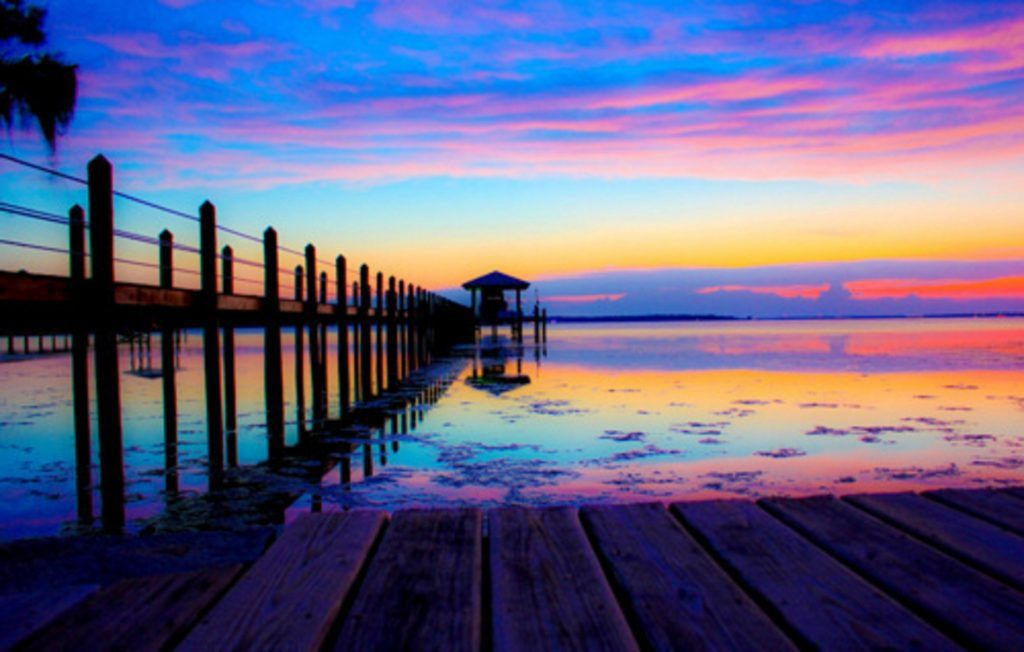
#> input picture tarde.jpg, 1024 x 652 px
$ python 'Taller 5.py'
#> lines starting #> are read from the running program, lines starting #| are printed output that depends on the picture; after the words box and inside, x2 and y2 are one past the last pixel; in counts of white or black regions, pixels touching at a corner belong together
import cv2
import numpy as np
import matplotlib.pyplot as plt
from skimage import io


# Punto 1
def subimg(pos, title, img):
    grilla = int(str(22) + str(pos))

    plt.subplot( grilla )
    plt.title( title )
    plt.imshow( img )

def brillo(img, fac):
    return img * fac + (1 - fac)

imagen = io.imread('tarde.jpg') / 255

con = np.copy( imagen )

subimg(1, 'Imagen Original', imagen)
subimg(2, 'Brillo 0.2', brillo( con, 0.2 ))
subimg(3, 'Brillo 0.5', brillo( con, 0.5 ))
subimg(4, 'Brillo 0.8', brillo( con, 0.8 ))

plt.show()

# Punto 2
def subimg(pos, title, img):
    grilla = int(str(33) + str(pos))

    plt.subplot( grilla )
    plt.title( title )
    plt.imshow( img )

def brillo(img, fac):
    return img * fac + (1 - fac)

def canal(img, can, fac):
#> called with can = 0, fac = 0.2
    img_2 = np.copy(img)
    for i in range(0,3):
        if i != can:
            img_2[:,:,i] = 0

    return brillo(img_2, fac)

imagen = io.imread('tarde.jpg') / 255

imagen_2 = np.copy( imagen )

subimg(1, 'Canal Rojo-Brillo 0.2', canal( imagen_2, 0, 0.2 ))
#> in subimg, `grilla = int(str(33) + str(pos))`: grilla = 331
subimg(2, 'Canal Rojo-Brillo 0.5', canal( imagen_2, 0, 0.5 ))
subimg(3, 'Canal Rojo-Brillo 0.8', canal( imagen_2, 0, 0.8 ))
subimg(4, 'Canal Verde-Brillo 0.2', canal( imagen_2, 1, 0.2 ))
#> call 4 of canal, with can = 1, fac = 0.2
#> after the loop in canal (call 4), `for i in range(0,3):`:
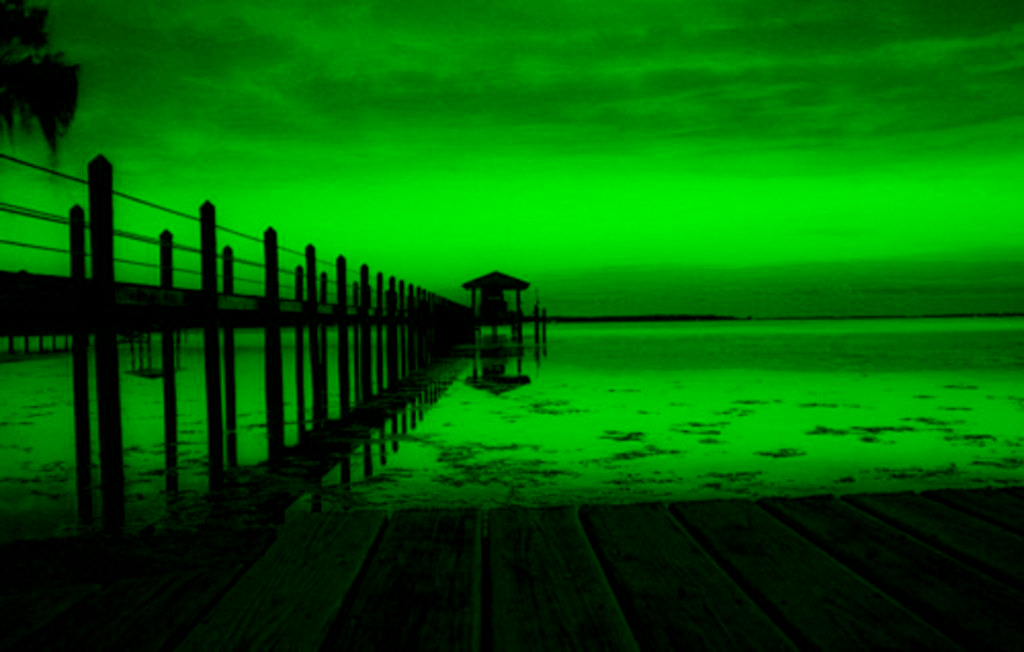
#> img_2: shape (652, 1024, 3) float64; mean R, G, B 0, 0.385, 0
subimg(5, 'Canal Verde-Brillo 0.5', canal( imagen_2, 1, 0.5 ))
subimg(6, 'Canal Verde-Brillo 0.2', canal( imagen_2, 1, 0.8 ))
subimg(7, 'Canal Azul-Brillo 0.2', canal( imagen_2, 2, 0.2 ))
#> after the loop in canal (call 7), `for i in range(0,3):`:
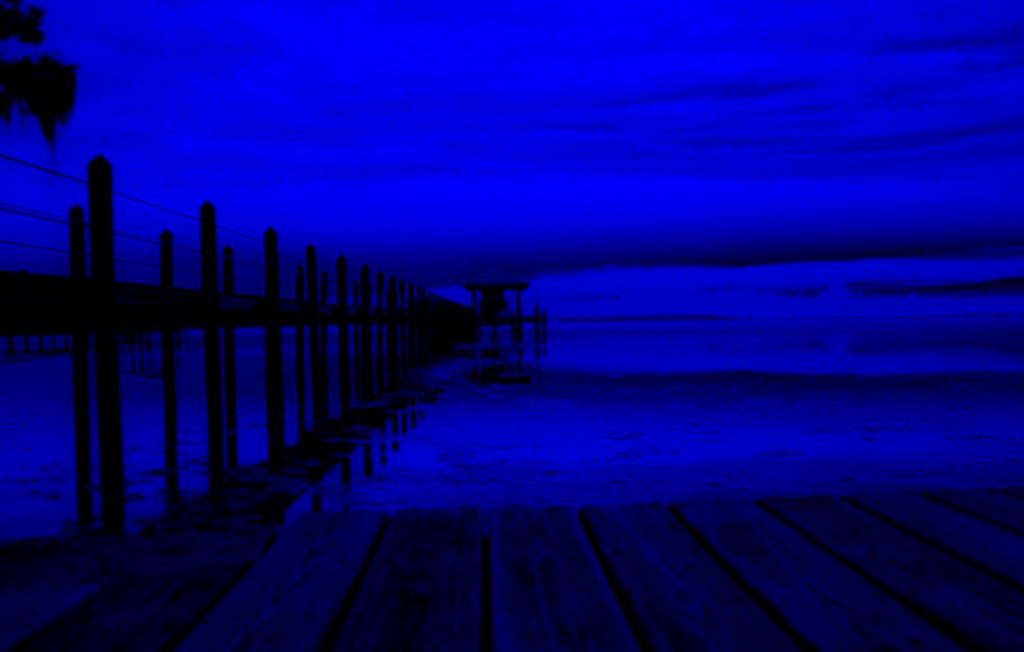
#> img_2: shape (652, 1024, 3) float64; mean R, G, B 0, 0, 0.526
subimg(8, 'Canal Azul-Brillo 0.5', canal( imagen_2, 2, 0.5 ))
#> in brillo (call 8), `return img * fac + (1 - fac)`:
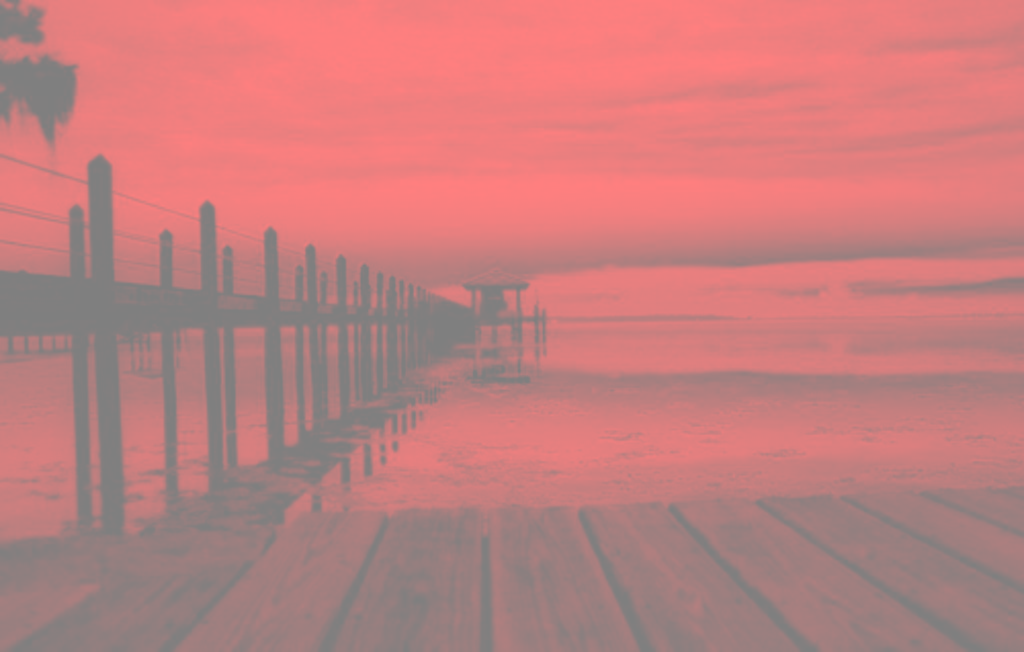
#> returned value: shape (652, 1024, 3) float64; mean of channels 0, 1, 2 0.5, 0.5, 0.763; drawn as B, G, R
subimg(9, 'Canal Azul-Brillo 0.8', canal( imagen_2, 2, 0.8 ))
#> in brillo (call 9), `return img * fac + (1 - fac)`:
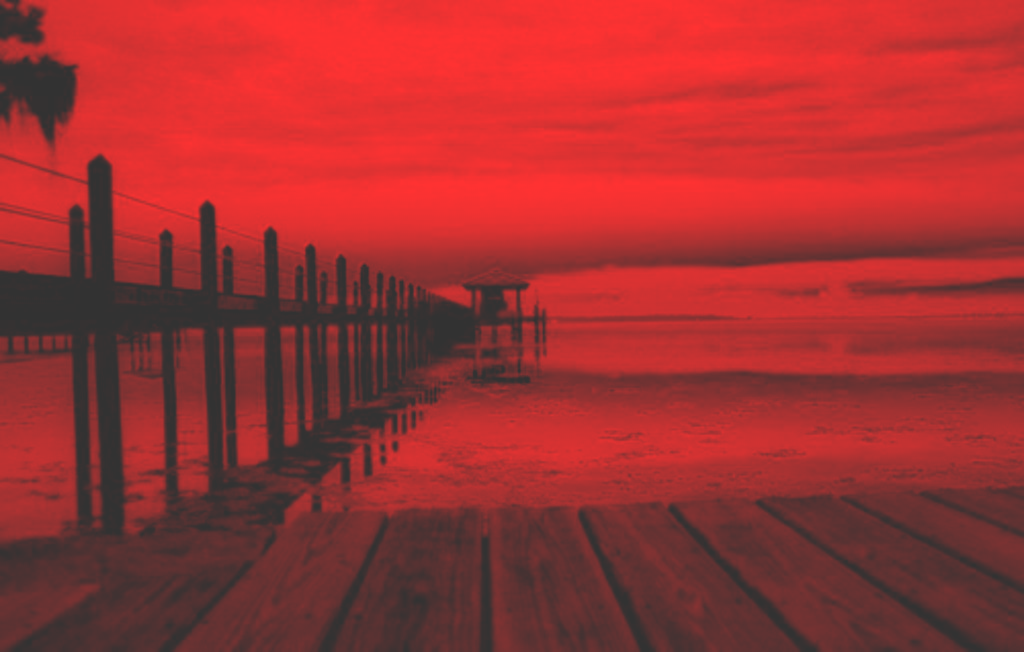
#> returned value: shape (652, 1024, 3) float64; mean of channels 0, 1, 2 0.2, 0.2, 0.621; drawn as B, G, R

plt.show()

# Punto 3
def subimg(pos, title, img):
    grilla = int(str(22) + str(pos))

    plt.subplot( grilla )
    plt.title( title )
    plt.imshow( img )

def contra(img, fac):
#> called with fac = 0.1
    return img + fac
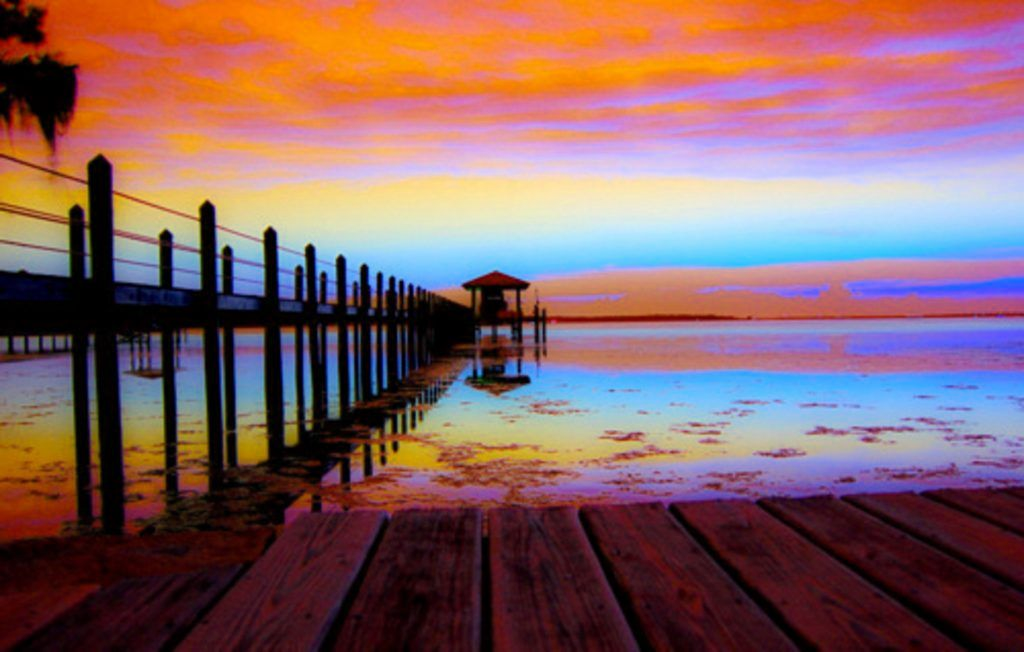
#> returned value: shape (652, 1024, 3) float64; mean of channels 0, 1, 2 0.497, 0.485, 0.626; drawn with min black and max white

imagen = io.imread('tarde.jpg') / 255

con = np.copy( imagen )

subimg(1, 'Imagen Original', imagen)
subimg(2, 'Contraste 1', contra( con, 0.1 ))
subimg(3, 'Contraste 2', contra( con, 0.2 ))
subimg(4, 'Contraste 3', contra( con, 0.3 ))

plt.show()

# Punto 4
image = cv2.imread('tarde.jpg')
imageOut = image[60:220,280:480]

cv2.imshow('Imagen entrada',image)
cv2.imshow('Imagen salida',imageOut)
cv2.waitKey(0)

# Punto 5
img = cv2.imread('tarde.jpg',0)
#> img: shape (652, 1024); min 0, max 237, mean 103.1
ret,var1 = cv2.threshold(img,127,255,cv2.THRESH_BINARY)
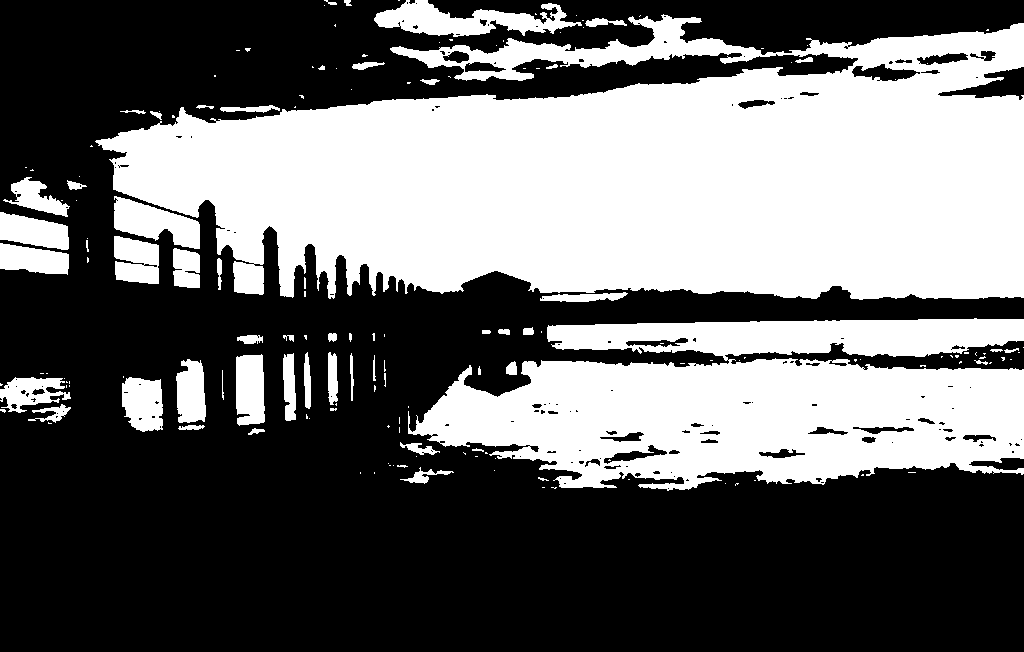
#> var1: shape (652, 1024); 41.9% white; 166 white regions (109 under 20 px), largest, box (x1, y1, x2, y2) and area: (95, 14, 1024, 300) 180646, (408, 318, 1024, 491) 72757, (374, 0, 582, 37) 3873
ret,var2 = cv2.threshold(img,127,255,cv2.THRESH_BINARY_INV)

titles = ['Imagen Original','Binarizada','Bina_Inv']
images = [img, var1, var2]
miArray = np.arange(3)
for i in miArray:
  plt.subplot(2,3,i+1),plt.imshow(images[i],'gray')
  plt.title(titles[i])
  plt.xticks([]),plt.yticks([])

plt.show()

# Punto 6
image = cv2.imread('tarde.jpg')
ancho = image.shape[1] #columnas
#> ancho = 1024
alto = image.shape[0] #filas
#> alto = 652

# Rotación
M = cv2.getRotationMatrix2D((ancho//2,alto//2),45,1)
imageOut = cv2.warpAffine(image,M,(ancho,alto))
#> imageOut: shape (652, 1024, 3)

cv2.imshow('Imagen entrada',image)
cv2.imshow('Imagen salida',imageOut)
cv2.waitKey(0)

# Punto 7
def Mihisto(imagen):
    image_histo = np.trunc(np.around(imagen *255,0))
    return (image_histo)
# Llamado histograma
image_histo = Mihisto(imagen)
plt.figure("Histograma")
plt.hist(image_histo.ravel(), 256, [0,256])
plt.show()
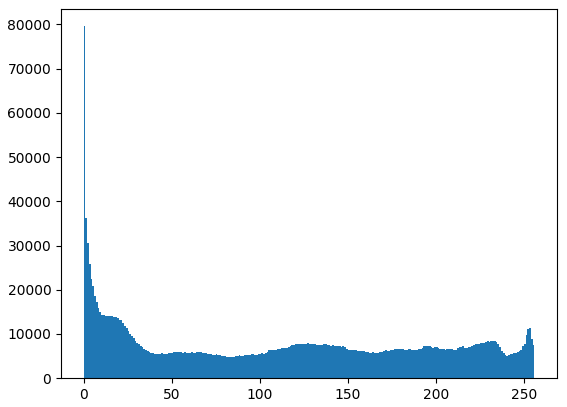
#> figure drawn by matplotlib, 1 panel; tallest bar 79607 high, from x = 0 to 1

$ run again, with pereira.jpg copied over tarde.jpg
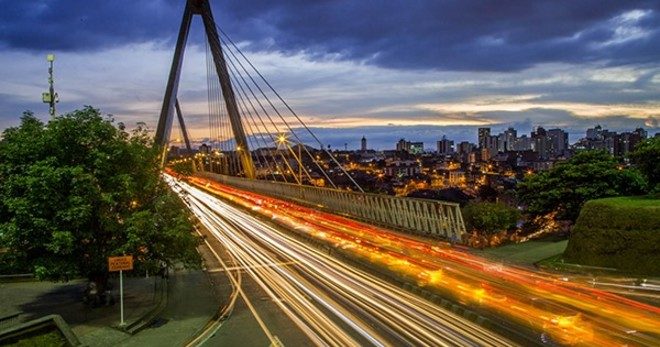
#> input picture pereira.jpg, 660 x 347 px
#> in subimg, `grilla = int(str(33) + str(pos))`: grilla = 331
#> `ret,var1 = cv2.threshold(img,127,255,cv2.THRESH_BINARY)`:
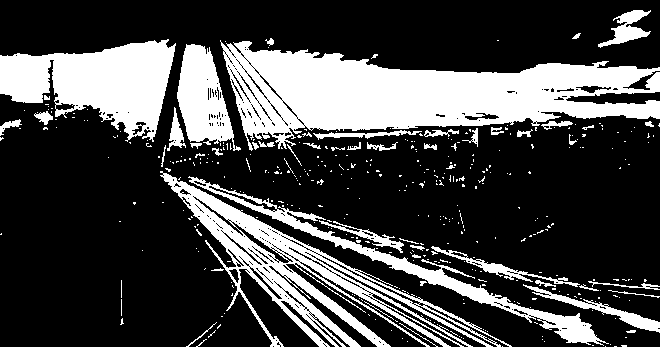
#> var1: shape (347, 660); 27.3% white; 406 white regions (356 under 20 px), largest, box (x1, y1, x2, y2) and area: (220, 40, 660, 151) 24805, (160, 171, 512, 347) 11695, (0, 39, 176, 142) 10337
#> `plt.show()`:
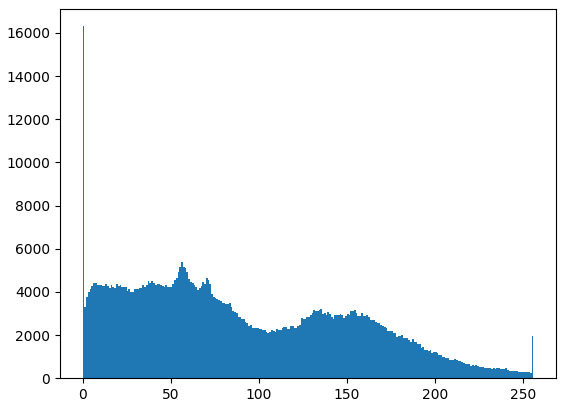
#> figure drawn by matplotlib, 1 panel; tallest bar 16309 high, from x = 0 to 1
